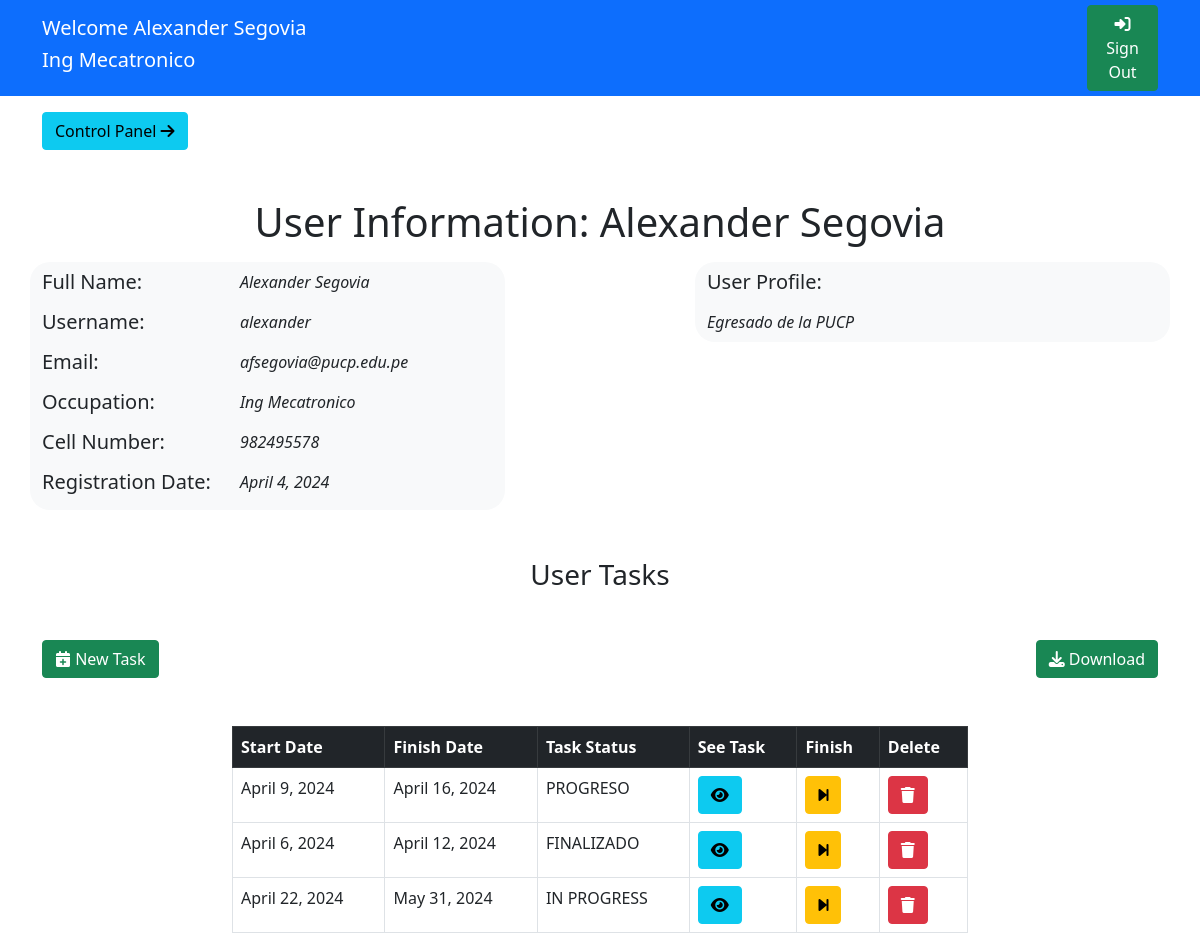
/perfilUsuario (signed in), run on the app's committed database.
### app4/models.py (models this page shows)
class datosUsuario(models.Model):
    userRel = models.OneToOneField(User,on_delete=models.CASCADE)
    nroCelular = models.CharField(max_length=16, null=True, blank=True)
    profesionUsuario = models.CharField(max_length=64, null=True, blank=True)
    perfilUsuario = models.CharField(max_length=512, null=True, blank=True)
    fechaCreacion = models.DateField(default=date.today)

class tareasSistem(models.Model):
    nombreTarea = models.CharField(max_length=32, null=True, blank=True)
    descripcionTarea = models.CharField(max_length=512, null=True, blank=True)
    fechaFin = models.DateField(default=date.today)
    fechaInicio = models.DateField(default=date.today)
    estadoTarea = models.CharField(max_length=16, null=True, blank=True)
    usuarioCreador = models.ForeignKey(User, on_delete=models.CASCADE, null=True, blank=True)
    usuarioResponsable = models.ForeignKey(datosUsuario, on_delete=models.SET_NULL, null=True, blank=True)

### app4/views.py (the view, shortened to what this page needs)
# urls.py: path('perfilUsuario',views.perfilUsuario,name='perfilUsuario'),
@login_required(login_url='/')
def perfilUsuario(request):
    return render(request,'informacionUsuario.html',{
        'usuariosExtendidos':datosUsuario.objects.all(),
        'tareasTotales':tareasSistem.objects.all()
    })

### app4/templates/informacionUsuario.html (shortened to what this page needs)
{% load static %}
<!DOCTYPE html>
<html>
    <head>
        <link href="https://cdn.jsdelivr.net/npm/bootstrap@5.0.2/dist/css/bootstrap.min.css" rel="stylesheet">
        <link rel="stylesheet" href="https://cdnjs.cloudflare.com/ajax/libs/font-awesome/6.4.0/css/all.min.css" />
    </head>
    <body>
        <div class="bg-primary">
            <div class="container">
                <div class="row justify-content-between align-items-center">
                    <div class="col-4 mt-3 mb-3 text-white">
                        <div class="row">
                            <h5>Welcome {{ user.first_name }} {{ user.last_name }}</h5>
                        </div>
                        <div class="row">
                            <h5 id="usuarioNombreJs">{{ user.datosusuario.profesionUsuario }}</h5>
                        </div>
                    </div>
                    <div class="col-1">
                        <a class="btn btn-success" href="{% url 'app4:cerrarSesion' %}"><i class="fa-solid fa-right-to-bracket"></i> Sign Out</a>
                    </div>
                </div>
            </div>
        </div>
        <div class="container mt-3 mb-3">
            <div>
                <a href="{% url 'app4:consolaAdministrador' %}" class="btn btn-info">Control Panel <i class="fa-solid fa-arrow-right"></i></a>
            </div>
        </div>
        <div class="mt-5 text-center mb-3">
            <h1>User Information: {{ user.first_name }} {{ user.last_name }}</h1>
        </div>
        <div class="container">
            <div class="row justify-content-between">
                <div class="col-5 bg-light" style="border-radius: 20px;">
                    <div class="row mb-2 mt-2">
                        <div class="col-5">
                            <h5>Full Name: </h5>
                        </div>
                        <div class="col-7">
                            <i>{{ user.first_name }} {{ user.last_name }}</i>
                        </div>
                    </div>
                    <div class="row mb-2">
                        <div class="col-5">
                            <h5>Username: </h5>
                        </div>
                        <div class="col-7">
                            <i>{{ user.username }}</i>
                        </div>
                    </div>
                    <div class="row mb-2">
                        <div class="col-5">
                            <h5>Email: </h5>
                        </div>
                        <div class="col-7">
                            <i>{{ user.email }}</i>
                        </div>
                    </div>
                    <div class="row mb-2">
                        <div class="col-5">
                            <h5>Occupation: </h5>
                        </div>
                        <div class="col-7">
                            <i>{{ user.datosusuario.profesionUsuario }}</i>
                        </div>
                    </div>
                    <div class="row mb-2">
                        <div class="col-5">
                            <h5>Cell Number: </h5>
                        </div>
                        <div class="col-7">
                            <i>{{ user.datosusuario.nroCelular }}</i>
                        </div>
                    </div>
                    <div class="row mb-2">
                        <div class="col-5">
                            <h5>Registration Date: </h5>
                        </div>
                        <div class="col-7">
                            <i>{{ user.datosusuario.fechaCreacion }}</i>
                        </div>
                    </div>
                </div>
                <div class="col-5 bg-light h-100" style="border-radius: 20px;">
                    <div class="row mb-2 mt-2">
                        <div class="col-5">
                            <h5>User Profile: </h5>
                        </div>
                    </div>
                    <div class="row mb-2">
                        <div class="col-12">
                            <i>{{ user.datosusuario.perfilUsuario }}</i>
                        </div>
                    </div>
                </div>
            </div>
        </div>
        <div class="mt-5 text-center mb-3">
            <h3>User Tasks</h3>
        </div>
        <div class="container mt-5">
            <div class="row justify-content-between">
                <div class="col-2 text-start">
                    <button class="btn btn-success" data-bs-toggle="modal" data-bs-target="#nuevaTarea"><i class="fa-solid fa-calendar-plus"></i> New Task</button>
                </div>
                <div class="col-2 text-end">
                    <a class="btn btn-success" href="#"><i class="fa-solid fa-download"></i> Download</a>
                </div>
            </div>
        </div>
        <div class="mt-5 container">
            <div class="row justify-content-center">
                <div class="col-8">
                    <table class="table table-bordered">
                        <thead class="table-dark">
                            <th>Start Date</th>
                            <th>Finish Date</th>
                            <th>Task Status</th>
                            <th>See Task</th>
                            <th>Finish</th>
                            <th>Delete</th>
                        </thead>
                        <tbody>
                            {% for tareaInfo in tareasTotales %}
                            <tr>
                                <td>{{ tareaInfo.fechaInicio }}</td>
                                <td>{{ tareaInfo.fechaFin }}</td>
                                <td>{{ tareaInfo.estadoTarea }}</td>
                                <td><button data-bs-toggle="modal" data-bs-target="#detalleTarea" id="{{ tareaInfo.id }}" onclick="cargarInformacionTarea(this.id)" class="btn btn-info"><i class="fa-solid fa-eye"></i></button></td>
                                <td><a class="btn btn-warning" href="{% url 'app4:finalizarTarea' tareaInfo.id %}"><i class="fa-solid fa-forward-step"></i></a></td>
                                <td><a class="btn btn-danger" href="#"><i class="fa-solid fa-trash"></i></a></td>
                            </tr>
                            {% endfor %}
                        </tbody>
                    </table>
                </div>
            </div>
        </div>
    </body>
</html>

### data on the page
tareasSistem: fechaInicio "April 9, 2024", fechaFin "April 16, 2024", estadoTarea "PROGRESO"
tareasSistem: fechaInicio "April 6, 2024", fechaFin "April 12, 2024", estadoTarea "FINALIZADO"
tareasSistem: fechaInicio "April 22, 2024", fechaFin "May 31, 2024", estadoTarea "IN PROGRESS"

### other printed values
{{ user.first_name }} "Alexander"
{{ user.last_name }} "Segovia"
{{ user.datosusuario.profesionUsuario }} "Ing Mecatronico"
{{ user.username }} "alexander"
{{ user.email }} "afsegovia@pucp.edu.pe"
{{ user.datosusuario.nroCelular }} "982495578"
{{ user.datosusuario.fechaCreacion }} "April 4, 2024"
{{ user.datosusuario.perfilUsuario }} "Egresado de la PUCP"
